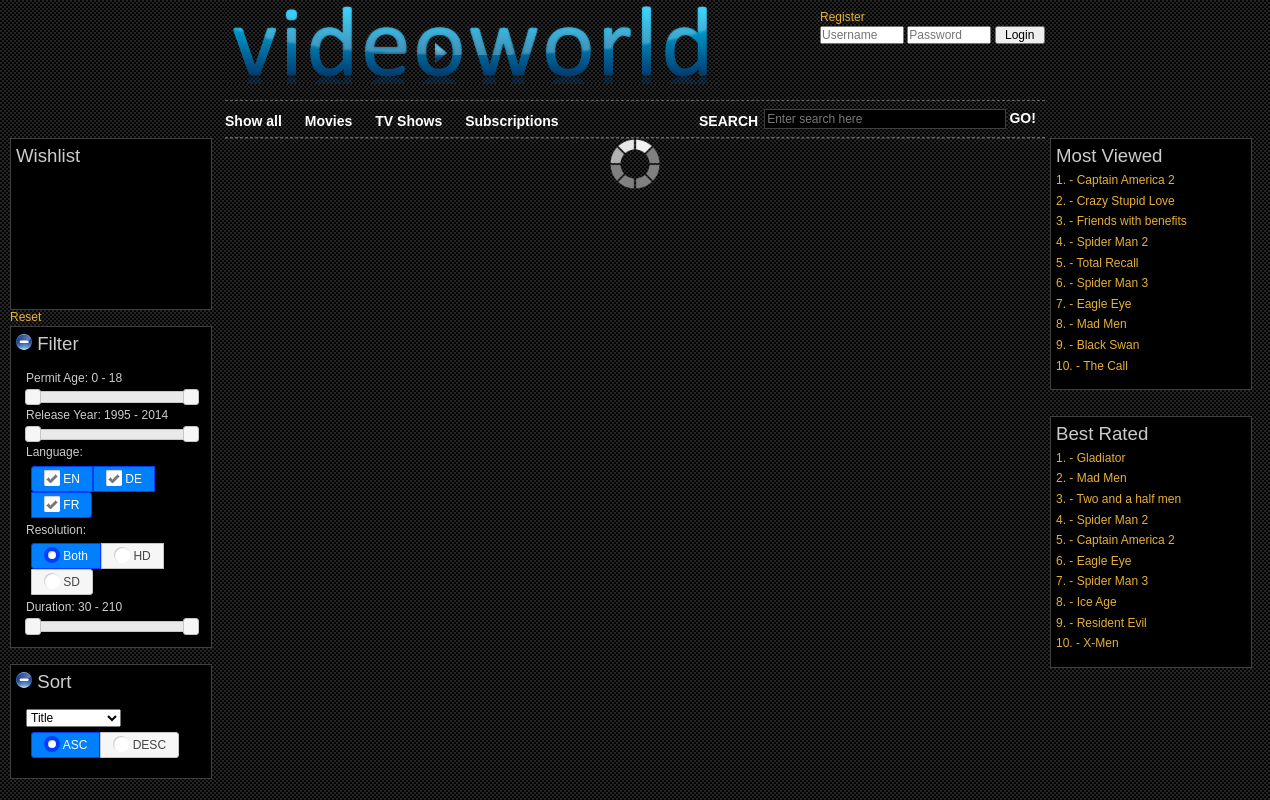
Before: / with the older database file.
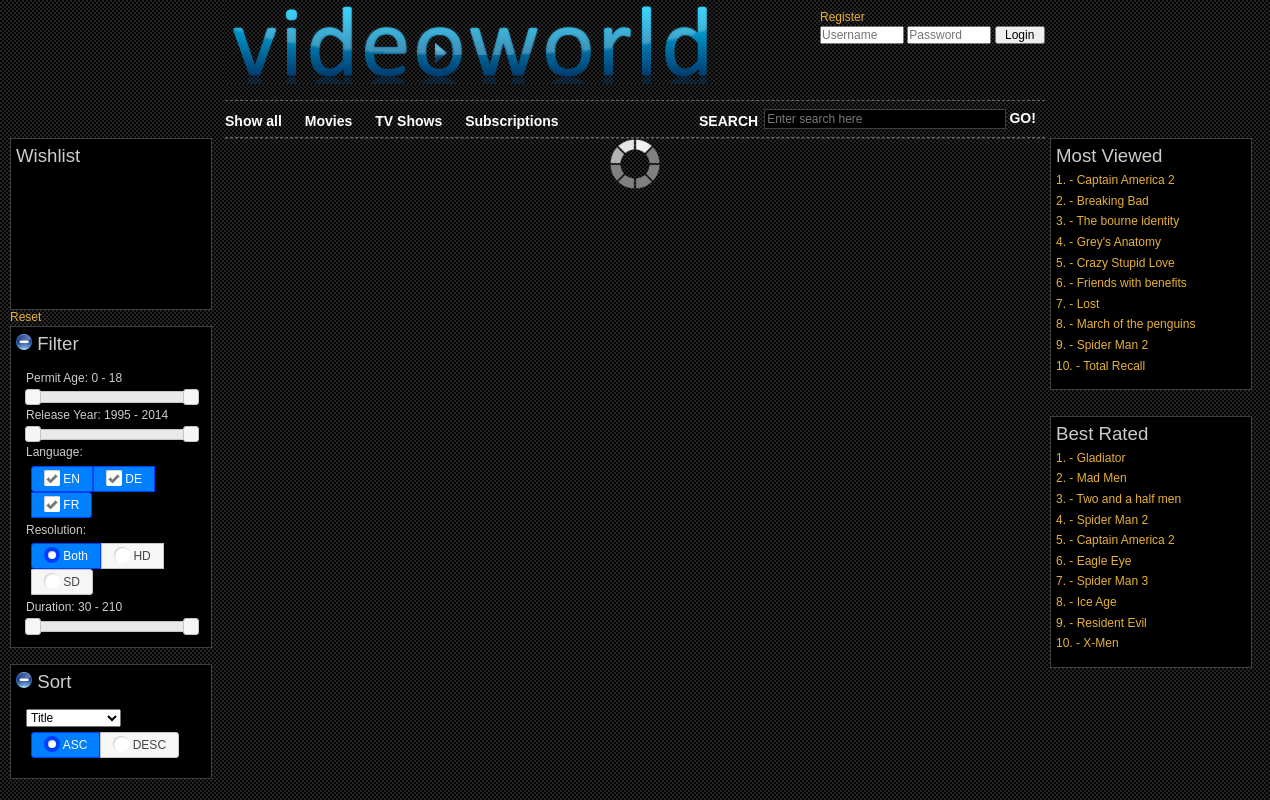
After: the same page with the newer database file.
### tables this page shows
CREATE TABLE `video` (
  `idvideo` int(11) NOT NULL AUTO_INCREMENT,
  `location_video` varchar(45) DEFAULT NULL,
  `location_videopreview` varchar(45) DEFAULT NULL,
  `location_videocover` varchar(45) DEFAULT NULL,
  `times_viewed` int(11) DEFAULT NULL,
  `title` varchar(45) DEFAULT NULL,
  `description` text,
  `release_year` year(4) DEFAULT NULL,
  `language` tinytext,
  `permit_age` tinyint(4) DEFAULT NULL,
  `duration` int(4) DEFAULT NULL,
  `hd` tinyint(1) DEFAULT NULL,
  PRIMARY KEY (`idvideo`)
);

### php/util/mysql.php (called while the page is built, shortened)
<?php
class MySQL
{
	private $db_host    = "localhost";
	private $db_user    = "root";
	private $db_pass    = "";
	private $db_dbname  = "videoworld";
	private $db_charset = "";
	public  $mysql_link      = 0;
	private $last_result;
	public function __construct($connect = true, $database = null, $server = null,
								$username = null, $password = null, $charset = null) {
		if ($database !== null) $this->db_dbname  = $database;
		if ($server   !== null) $this->db_host    = $server;
		if ($username !== null) $this->db_user    = $username;
		if ($password !== null) $this->db_pass    = $password;
	}
	public function IsConnected() {
		if (is_object($this->mysql_link)) {
			return true;
		} else {
			return false;
		}
	}
	public function Open($database = null, $server = null, $username = null,
						 $password = null, $charset = null, $pcon = false) {
		if ($pcon) {
			$this->mysql_link = @mysqli_pconnect(
				'p:' . $this->db_host, $this->db_user, $this->db_pass);
		} else {
			$this->mysql_link = @mysqli_connect (
				$this->db_host, $this->db_user, $this->db_pass);
		}
		if (! $this->IsConnected()) {
			$this->SetError();
			return false;
		} else {
			if (strlen($this->db_dbname) > 0) {
				if (strlen($this->db_charset) == 0) {
					if (! $this->SelectDatabase($this->db_dbname)) {
						return false;
					} else {
						return true;
					}
				}
			} else {
				return true;
			}
		}
	}
	public function Query($sql) {
		$this->last_result = @mysqli_query($this->mysql_link, $sql);
		if(! $this->last_result) {
			$this->active_row = -1;
			$this->SetError();
			return false;
		} else {
			if (strpos(strtolower($sql), "insert") === 0) {
				$this->last_insert_id = mysqli_insert_id($this->mysql_link);
				if ($this->last_insert_id === false) {
					$this->SetError();
					return false;
				} else {
					$numrows = 0;
					$this->active_row = -1;
					return $this->last_result;
				}
			} else if(strpos(strtolower($sql), "select") === 0) {
				$numrows = mysqli_field_count($this->mysql_link);
				if ($numrows > 0) {
					$this->active_row = 0;
				} else {
					$this->active_row = -1;
				}
				return $this->last_result;
			} else {
				return $this->last_result;
			}
		}
	}
	public function Row($optional_row_number = null) {
		$row = mysqli_fetch_object($this->last_result);
		if (! $row) {
			return false;
		} else {
			return $row;
		}
	}
	public function RowCount() {
		if (! $this->IsConnected()) {
			$this->SetError("No connection", -1);
			return false;
		} elseif (! $this->last_result) {
			$this->SetError("No query results exist", -1);
			return false;
		} else {
			$result = @mysqli_affected_rows($this->mysql_link);
			if (! $result) {
				$this->SetError();
				return false;
			} else {
				return $result;
			}
		}
	}
	public function SelectDatabase($database, $charset = "") {
		$return_value = true;
		if (! $charset) $charset = $this->db_charset;
		return $return_value;
	}
}
?>

### php/util/db_connector.php (called while the page is built)
<?php
require_once ('mysql.php');
$db_connection = new MySQL ( true, "videoworld", "localhost", "root", "" );
?>

### php/util/util.php (called while the page is built, shortened)
<?php
function getMaxValueVideoAttribute($attribute, $tableJoin) {
	require ('db_connector.php');
	$row = $db_connection->Row ();
	return $row->max;
}
function getMinValueVideoAttribute($attribute, $tableJoin) {
	require ('db_connector.php');
	if (! $db_connection->Query ( "SELECT min(v.$attribute) AS min FROM video v " . $tableJoin )) {
		echo "<p>Query Failed</p>";
	}
	$row = $db_connection->Row ();
	return $row->min;
}
?>

### php/templates/sidebar-right/most-viewed.php (the view)
<?php
if (is_null ( $type ) || empty ( $type )) {
	$join = "";
} else {
	$join = "JOIN $type t on t.video_idvideo = v.idvideo";
}
if (! $db_connection->Query ( "SELECT v.title, v.idvideo  FROM video v $join order by v.times_viewed DESC, v.title ASC LIMIT 10" )) {
	echo "<p>Query Failed</p>";
}
echo "<div class='mostViewed'>";
echo "<div class='sidebarTitle'>Most Viewed</div>";
$counter = 1;
while ( $row = $db_connection->Row () ) {
	echo "<a href=\"index.php?page=videoplay&id=$row->idvideo\"><div class='elements'>" . $counter . ". - " . $row->title . "</div></a>";
	$counter ++;
}
echo "</div>";
?>

### php/templates/sidebar-right/best-rated.php
<?php
if (is_null ( $type ) || empty ( $type )) {
	$join = "";
} else {
	$join = "JOIN $type t on t.video_idvideo = v.idvideo";
}
if (! $db_connection->Query ( "SELECT v.title, v.idvideo, avg(chv.rating) as rating FROM video v JOIN customer_has_video chv on chv.video_idvideo = v.idvideo $join group by title having rating IS NOT NULL order by rating DESC, v.title ASC LIMIT 10" )) {
	echo "<p>Query Failed</p>";
}
echo "<div class='bestRated'>";
echo "<div class='sidebarTitle'>Best Rated</div>";
$counter = 1;
while ( $row = $db_connection->Row () ) {
	echo "<a href=\"index.php?page=videoplay&id=$row->idvideo\"><div class='elements'>" . $counter . ". - " . $row->title . "</div></a>";
	$counter ++;
}
echo "</div></div>";
?>

Changed rows visible on the page:
no longer on this page (row unchanged): video: title "Black Swan"
no longer on this page (row edited): video: title "The Call"
no longer on one of the page's lists (row unchanged): video: title "Mad Men"
no longer on one of the page's lists (row edited): video: title "Eagle Eye"
no longer on one of the page's lists (row unchanged): video: title "Spider Man 3"
added video: title "Breaking Bad"
added video: title "The bourne identity"
added video: title "Grey's Anatomy"
added video: title "Lost"
added video: title "March of the penguins"
